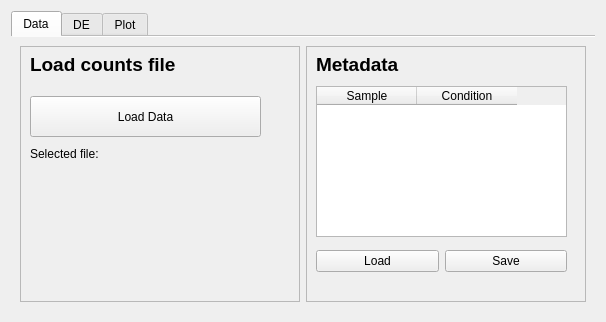
<?xml version="1.0" encoding="UTF-8"?>
<ui version="4.0">
 <class>rna_app</class>
 <widget class="QWidget" name="rna_app">
  <property name="geometry">
   <rect>
    <x>0</x>
    <y>0</y>
    <width>606</width>
    <height>322</height>
   </rect>
  </property>
  <property name="windowTitle">
   <string>RNA-Seq</string>
  </property>
  <layout class="QHBoxLayout" name="horizontalLayout">
   <item>
    <widget class="QTabWidget" name="tabWidget">
     <property name="currentIndex">
      <number>0</number>
     </property>
     <property name="documentMode">
      <bool>true</bool>
     </property>
     <widget class="QWidget" name="data_tab">
      <attribute name="title">
       <string>Data</string>
      </attribute>
      <layout class="QHBoxLayout" name="horizontalLayout_4">
       <item>
        <widget class="QFrame" name="data_frame">
         <property name="frameShape">
          <enum>QFrame::Shape::StyledPanel</enum>
         </property>
         <property name="frameShadow">
          <enum>QFrame::Shadow::Raised</enum>
         </property>
         <widget class="QLabel" name="data_frame_lbl">
          <property name="geometry">
           <rect>
            <x>10</x>
            <y>10</y>
            <width>231</width>
            <height>16</height>
           </rect>
          </property>
          <property name="font">
           <font>
            <pointsize>14</pointsize>
            <bold>true</bold>
           </font>
          </property>
          <property name="text">
           <string>Load counts file</string>
          </property>
         </widget>
         <widget class="QPushButton" name="load_btn">
          <property name="geometry">
           <rect>
            <x>10</x>
            <y>50</y>
            <width>231</width>
            <height>41</height>
           </rect>
          </property>
          <property name="text">
           <string>Load Data</string>
          </property>
         </widget>
         <widget class="QLabel" name="selected_lbl">
          <property name="geometry">
           <rect>
            <x>10</x>
            <y>100</y>
            <width>231</width>
            <height>16</height>
           </rect>
          </property>
          <property name="text">
           <string>Selected file:</string>
          </property>
         </widget>
        </widget>
       </item>
       <item>
        <widget class="QFrame" name="metadata_frame">
         <property name="frameShape">
          <enum>QFrame::Shape::StyledPanel</enum>
         </property>
         <property name="frameShadow">
          <enum>QFrame::Shadow::Raised</enum>
         </property>
         <widget class="QLabel" name="metadata_lbl">
          <property name="geometry">
           <rect>
            <x>10</x>
            <y>10</y>
            <width>231</width>
            <height>16</height>
           </rect>
          </property>
          <property name="font">
           <font>
            <pointsize>14</pointsize>
            <bold>true</bold>
           </font>
          </property>
          <property name="text">
           <string>Metadata</string>
          </property>
         </widget>
         <widget class="QWidget" name="layoutWidget_2">
          <property name="geometry">
           <rect>
            <x>10</x>
            <y>200</y>
            <width>251</width>
            <height>31</height>
           </rect>
          </property>
          <layout class="QHBoxLayout" name="horizontalLayout_3">
           <item>
            <widget class="QPushButton" name="load_metada_btn">
             <property name="text">
              <string>Load</string>
             </property>
            </widget>
           </item>
           <item>
            <widget class="QPushButton" name="save_metadata_btn">
             <property name="text">
              <string>Save</string>
             </property>
            </widget>
           </item>
          </layout>
         </widget>
         <widget class="QTableWidget" name="metadata_tbl">
          <property name="geometry">
           <rect>
            <x>10</x>
            <y>40</y>
            <width>251</width>
            <height>151</height>
           </rect>
          </property>
          <column>
           <property name="text">
            <string>Sample</string>
           </property>
          </column>
          <column>
           <property name="text">
            <string>Condition</string>
           </property>
          </column>
         </widget>
        </widget>
       </item>
      </layout>
     </widget>
     <widget class="QWidget" name="de_tab">
      <attribute name="title">
       <string>DE</string>
      </attribute>
      <widget class="QFrame" name="de_frame">
       <property name="geometry">
        <rect>
         <x>280</x>
         <y>10</y>
         <width>272</width>
         <height>244</height>
        </rect>
       </property>
       <property name="frameShape">
        <enum>QFrame::Shape::StyledPanel</enum>
       </property>
       <property name="frameShadow">
        <enum>QFrame::Shadow::Raised</enum>
       </property>
       <widget class="QLabel" name="de_frame_lbl">
        <property name="geometry">
         <rect>
          <x>10</x>
          <y>10</y>
          <width>231</width>
          <height>16</height>
         </rect>
        </property>
        <property name="font">
         <font>
          <pointsize>14</pointsize>
          <bold>true</bold>
         </font>
        </property>
        <property name="text">
         <string>Differential Expression</string>
        </property>
       </widget>
       <widget class="QPushButton" name="de_btn">
        <property name="geometry">
         <rect>
          <x>10</x>
          <y>80</y>
          <width>231</width>
          <height>41</height>
         </rect>
        </property>
        <property name="text">
         <string>Run DE</string>
        </property>
       </widget>
       <widget class="QLabel" name="de_status_llbl">
        <property name="geometry">
         <rect>
          <x>10</x>
          <y>130</y>
          <width>231</width>
          <height>16</height>
         </rect>
        </property>
        <property name="text">
         <string/>
        </property>
       </widget>
       <widget class="QCheckBox" name="de_save_csv">
        <property name="geometry">
         <rect>
          <x>10</x>
          <y>50</y>
          <width>79</width>
          <height>20</height>
         </rect>
        </property>
        <property name="text">
         <string>Save CSV</string>
        </property>
       </widget>
      </widget>
      <widget class="QFrame" name="batch_frame">
       <property name="geometry">
        <rect>
         <x>0</x>
         <y>10</y>
         <width>272</width>
         <height>244</height>
        </rect>
       </property>
       <property name="frameShape">
        <enum>QFrame::Shape::StyledPanel</enum>
       </property>
       <property name="frameShadow">
        <enum>QFrame::Shadow::Raised</enum>
       </property>
       <widget class="QLabel" name="batch_frame_lbl">
        <property name="geometry">
         <rect>
          <x>10</x>
          <y>10</y>
          <width>231</width>
          <height>16</height>
         </rect>
        </property>
        <property name="font">
         <font>
          <pointsize>14</pointsize>
          <bold>true</bold>
         </font>
        </property>
        <property name="text">
         <string>Batch</string>
        </property>
       </widget>
       <widget class="QComboBox" name="condition1_combo">
        <property name="geometry">
         <rect>
          <x>20</x>
          <y>60</y>
          <width>221</width>
          <height>22</height>
         </rect>
        </property>
       </widget>
       <widget class="QLabel" name="condition1_lbl">
        <property name="geometry">
         <rect>
          <x>20</x>
          <y>40</y>
          <width>121</width>
          <height>16</height>
         </rect>
        </property>
        <property name="text">
         <string>Condition 1:</string>
        </property>
       </widget>
       <widget class="QLabel" name="condition2_lbl">
        <property name="geometry">
         <rect>
          <x>20</x>
          <y>100</y>
          <width>121</width>
          <height>16</height>
         </rect>
        </property>
        <property name="text">
         <string>Condition 2:</string>
        </property>
       </widget>
       <widget class="QComboBox" name="condition2_combo">
        <property name="geometry">
         <rect>
          <x>20</x>
          <y>120</y>
          <width>221</width>
          <height>22</height>
         </rect>
        </property>
       </widget>
       <widget class="QLabel" name="batch_err_lbl">
        <property name="geometry">
         <rect>
          <x>20</x>
          <y>160</y>
          <width>221</width>
          <height>16</height>
         </rect>
        </property>
        <property name="text">
         <string/>
        </property>
       </widget>
      </widget>
     </widget>
     <widget class="QWidget" name="plt_tab">
      <attribute name="title">
       <string>Plot</string>
      </attribute>
      <widget class="QFrame" name="plt_frame">
       <property name="geometry">
        <rect>
         <x>0</x>
         <y>0</y>
         <width>271</width>
         <height>244</height>
        </rect>
       </property>
       <property name="frameShape">
        <enum>QFrame::Shape::StyledPanel</enum>
       </property>
       <property name="frameShadow">
        <enum>QFrame::Shadow::Raised</enum>
       </property>
       <widget class="QLabel" name="plt_frame_lbl">
        <property name="geometry">
         <rect>
          <x>10</x>
          <y>10</y>
          <width>231</width>
          <height>16</height>
         </rect>
        </property>
        <property name="font">
         <font>
          <pointsize>14</pointsize>
          <bold>true</bold>
         </font>
        </property>
        <property name="text">
         <string>Plot</string>
        </property>
       </widget>
       <widget class="QLabel" name="plt_load_lbl">
        <property name="geometry">
         <rect>
          <x>10</x>
          <y>80</y>
          <width>231</width>
          <height>16</height>
         </rect>
        </property>
        <property name="text">
         <string/>
        </property>
       </widget>
       <widget class="QPushButton" name="plt_load_btn">
        <property name="geometry">
         <rect>
          <x>10</x>
          <y>30</y>
          <width>231</width>
          <height>41</height>
         </rect>
        </property>
        <property name="text">
         <string>Load DE</string>
        </property>
       </widget>
      </widget>
     </widget>
    </widget>
   </item>
  </layout>
 </widget>
 <resources/>
 <connections/>
</ui>
